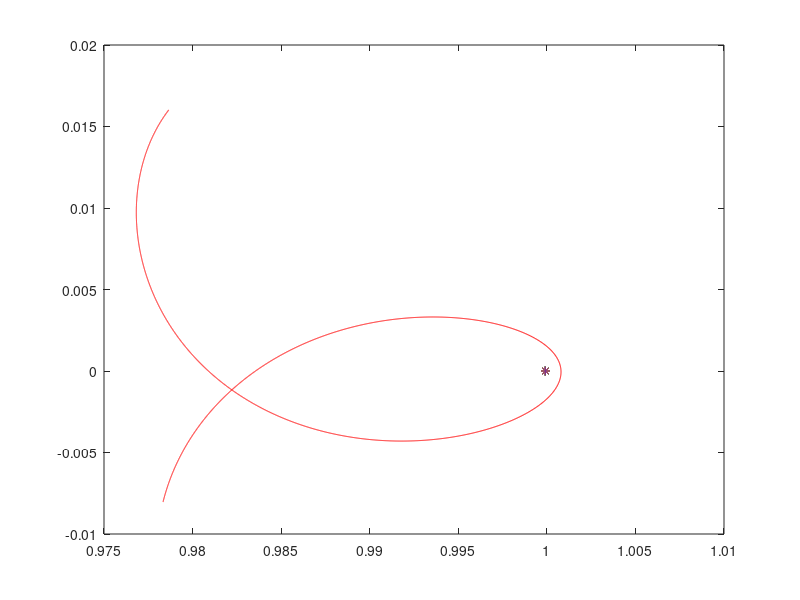

Source code (MATLAB):
function simpletrajectoryode
% Problem parameters
mu = 7.802e-5;
mu1=1-mu;
c= 3.0058;
%hillscurve(c);
y0(1)=   0.978332646874192;
y0(2)= -0.008036026547563  ;
y0(3)=0.009858514255237  ;
%y0=[    0.968336849830872 ; 0 ; 0;  0.016911577500865];
r1=sqrt((mu+y0(1))^2+(y0(3))^2);
r2=sqrt((-mu1+y0(1))^2+(y0(3))^2);
y0(4)=sqrt((y0(1)^2)+(y0(3)^2)+(2*(mu1)/r1)+(2*mu/r2)-c)
%numerical integration split up into a number of  steps
y0 = [y0(1);y0(2);y0(3); y0(4)];
numSteps=200;
p=1
ti=0;
tend=1;
k=tend/numSteps

for i=0:k:tend-k
x(p,:)=y0;   
tf=ti+k;
tspan = [ti tf];
options = odeset('RelTol',1e-12,'AbsTol',1e-8);             
[t,y] = ode45(@f,tspan,y0,options);
[m,z]=size(y);
y0=y(m,:);
p=p+1;
plot(y(:,1),y(:,2),'r');
hold on
plot (mu1,0,'*');
ti=tf;
end
l=x
  % -----------------------------------------------------------------------
  % Nested functions -- problem parameters provided by the outer function.
  %

  function dydt = f(t,y)
  % Derivative function -- mu and mustar shared with the outer function.
r1=sqrt((mu+y(1))^2+(y(2))^2);
r2=sqrt((-1+mu+y(1))^2+(y(2))^2);
dydt=[y(3);
      y(4);
      (y(1)+2*y(4)-(1-mu)*(y(1)+mu)/(r1)^3-mu/r2^3*(y(1)-(1-mu)));
      (y(2)-2*y(3)-(1-mu)*y(2)/(r1)^3-mu*y(2)/(r2)^3)];
  end  

  % -----------------------------------------------------------------------

 

  % -----------------------------------------------------------------------

end  % liaorbitode

  
  